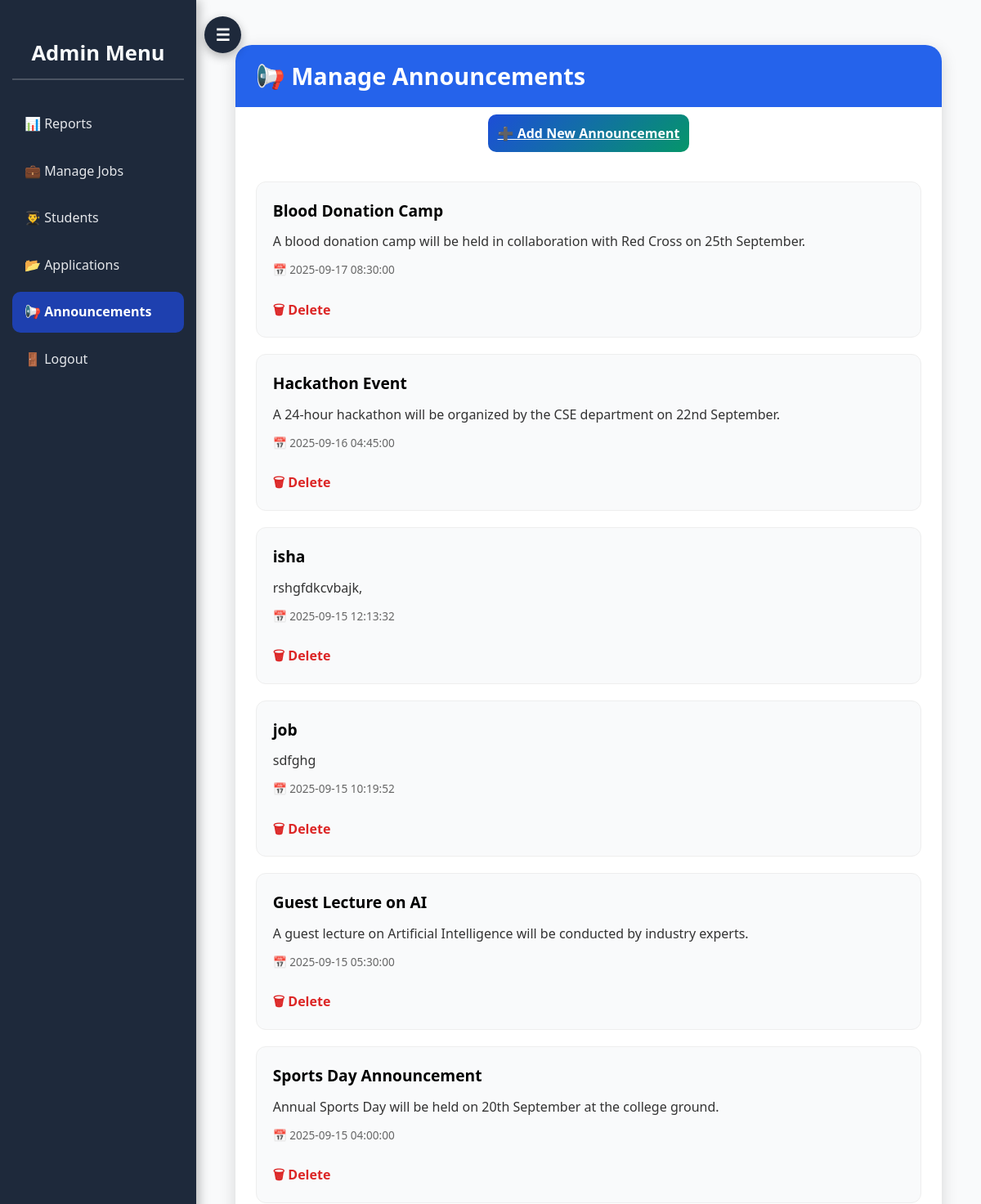
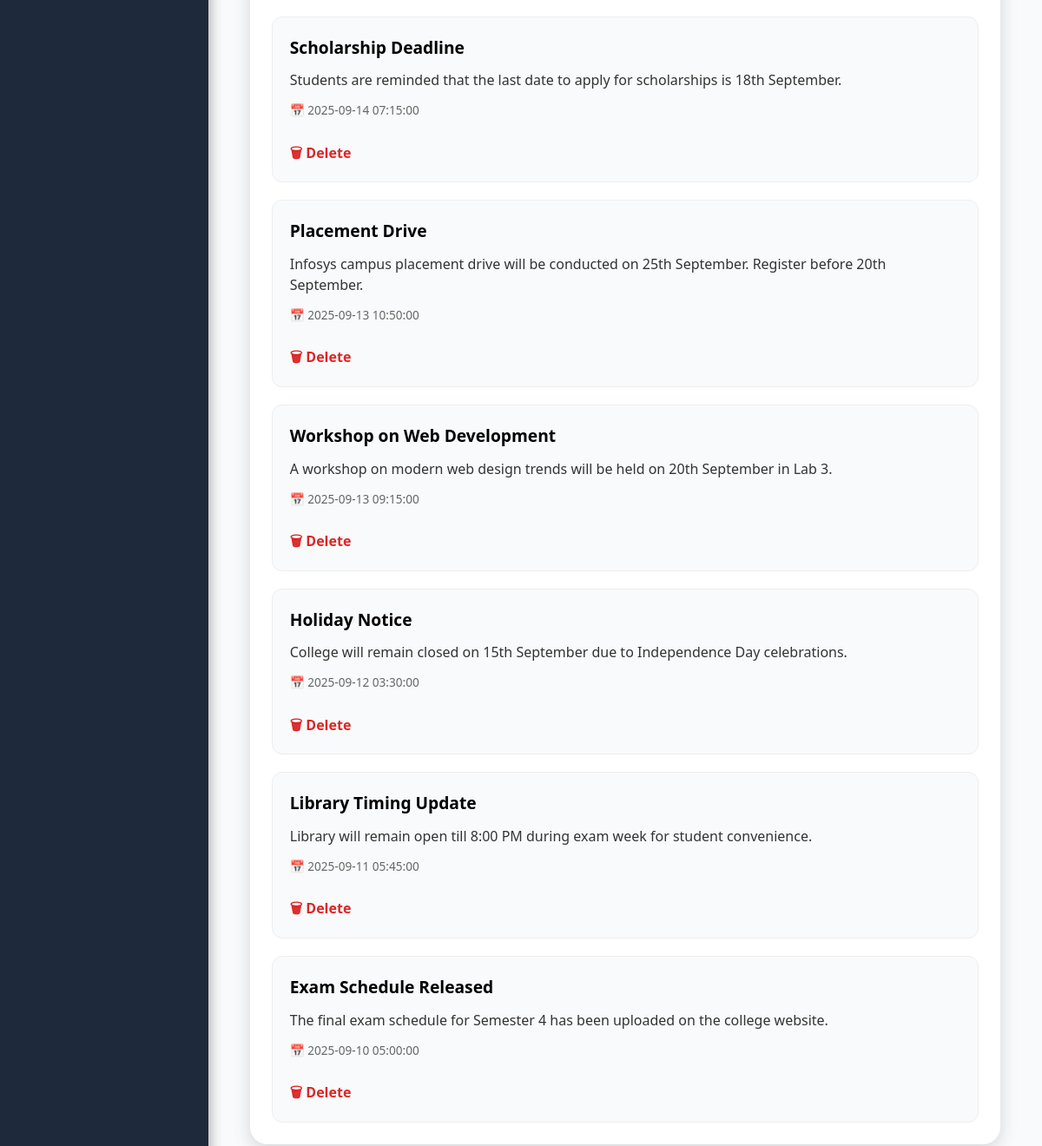
The page /admin_announcements.php (signed in) on the database its author committed (2 pictures, top to bottom).
### tables this page shows
CREATE TABLE `announcements` (
  `id` int(11) NOT NULL,
  `title` varchar(150) NOT NULL,
  `message` text NOT NULL,
  `created_at` timestamp NOT NULL DEFAULT current_timestamp()
);

### admin_announcements.php (the view, shortened to what this page needs)
<?php
require_once __DIR__ . '/dp.php';
$sql = "SELECT * FROM announcements ORDER BY created_at DESC";
$result = $conn->query($sql);
?>
<!DOCTYPE html>
<html lang="en">
<head>
    <link rel="stylesheet" href="style.css">
</head>
<body>
<div class="sidebar" id="adminSidebar">
    <h2>Admin Menu</h2>
    <a href="admin_dashboard.php?page=reports">📊 Reports</a>
    <a href="admin_dashboard.php?page=jobs">💼 Manage Jobs</a>
    <a href="admin_dashboard.php?page=students">👨‍🎓 Students</a>
    <a href="admin_dashboard.php?page=applications">📂 Applications</a>
    <a href="admin_dashboard.php?page=announcements" class="active">📢 Announcements</a>
    <a href="logout.php">🚪 Logout</a>
</div>
<button class="sidebar-toggle" id="sidebarToggle" onclick="toggleSidebar()">
    <span class="toggle-icon">☰</span>
</button>
<div class="content" id="mainContent">
    <div class="announcement-container">
        <div class="announcement-header">
            <h1>📢 Manage Announcements</h1>
        </div>
        <div style="padding:20px; text-align:center;">
            <a href="admin_add_announcement.php" class="btn-post">➕ Add New Announcement</a>
        </div>
        <div class="announcement-feed">
            <?php if ($result && $result->num_rows > 0): ?>
                <?php while ($row = $result->fetch_assoc()): ?>
                    <div class="announcement-card">
                        <h3><?= htmlspecialchars($row['title']) ?></h3>
                        <p><?= htmlspecialchars($row['message']) ?></p>
                        <div class="date">
                            📅 <?= $row['created_at'] ?>
                        </div>
                        <br>
                        <a href="admin_announcements.php?delete_id=<?= $row['id'] ?>"
                        onclick="return confirm('⚠ Are you sure you want to delete this announcement?');"
                        style="color:#dc2626; font-weight:bold; text-decoration:none;">
                            🗑 Delete
                        </a>
                    </div>
                <?php endwhile; ?>
            <?php else: ?>
                <div class="announcement-card">
                    <p>No announcements found.</p>
                </div>
            <?php endif; ?>
        </div>
    </div>
</div>
</body>
</html>

### style.css (style rules this page uses)
body { font-family: Arial, sans-serif; background-color: #f4f6fa; color: #111; line-height: 1.6; }
* { margin: 0; padding: 0; box-sizing: border-box; }
body { font-family: 'Segoe UI', sans-serif; margin: 0; padding: 0; background: #f8fafc; color: #333; }
body { font-family: 'Segoe UI', sans-serif; margin: 0; padding: 0; color: #333; background: #f8fafc; }
.announcement-container { max-width: 900px; width: 95%; margin: 30px auto; padding: 0; border-radius: 20px; background: #ffffff; box-shadow: 0 6px 20px rgba(0, 0, 0, 0.15); overflow: hidden; animation: fadeInUp 0.8s ease forwards; }
.announcement-header { background: #2563eb; color: #fff; padding: 15px 25px; }
.announcement-header h1 { margin: 0; font-size: 1.8rem; display: flex; align-items: center; gap: 10px; }
.btn-post { background: linear-gradient(135deg, #1d4ed8, #059669); border: none; padding: 12px; font-size: 1rem; color: #fff; font-weight: bold; border-radius: 10px; cursor: pointer; transition: background 0.3s ease; }
.announcement-feed { display: grid; gap: 20px; padding: 25px; }
.announcement-card { background: #f9fafb; padding: 20px; border-radius: 12px; border: 1px solid #eee; transition: transform 0.2s ease, box-shadow 0.2s ease; }
.announcement-card h3 { margin: 0 0 10px; font-size: 1.2rem; color: #000; }
.announcement-card p { margin: 0 0 12px; line-height: 1.5; color: #333; }
.date { font-size: 0.85rem; color: #666; display: flex; align-items: center; gap: 6px; }
body { font-family: 'Segoe UI', Tahoma, Geneva, Verdana, sans-serif; margin: 0; padding: 0; background: #f8fafc; color: #333; }
h2 { text-align: center; padding: 20px; font-size: 28px; font-weight: 600; color: #000000; border-bottom: 2px solid #e5e7eb; margin-bottom: 20px; }
.sidebar { width: 240px; background: #1e293b; color: #fff; position: fixed; top: 0; bottom: 0; left: 0; padding: 25px 15px; box-shadow: 4px 0 12px rgba(0, 0, 0, 0.25); display: flex; flex-direction: column; transition: all 0.3s ease; z-index: 1000; }
.sidebar-toggle { position: fixed; left: 250px; top: 20px; background: #1e293b; color: #fff; border: none; width: 45px; height: 45px; border-radius: 50%; cursor: pointer; display: flex; align-items: center; justify-content: center; box-shadow: 0 4px 12px rgba(0, 0, 0, 0.3); transition: all 0.3s ease; z-index: 1001; }
.sidebar-toggle .toggle-icon { font-size: 20px; font-weight: bold; }
.sidebar h2 { text-align: center; font-size: 1.6rem; font-weight: 700; margin-bottom: 25px; padding-bottom: 10px; border-bottom: 2px solid rgba(255,255,255,0.2); color: #f8fafc; }
.sidebar a { display: flex; align-items: center; gap: 12px; color: #e5e7eb; padding: 12px 15px; text-decoration: none; border-radius: 10px; font-weight: 500; transition: all 0.3s ease; margin: 4px 0; }
.sidebar a.active { background: #1e40af; color: #fff; font-weight: 600; }
.content { margin-left: 240px; padding: 25px; background: #f9fafb; min-height: 100vh; transition: all 0.3s ease; }
body { font-family: 'Segoe UI', Tahoma, Geneva, Verdana, sans-serif; margin: 0; padding: 0; background-color: #f4f7fc; color: #333; }

### rows shown on the page
announcements: title "Blood Donation Camp", message "A blood donation camp will be held in collaboration with Red Cross on 25th September.", created_at "2025-09-17 08:30:00"
announcements: title "Hackathon Event", message "A 24-hour hackathon will be organized by the CSE department on 22nd September.", created_at "2025-09-16 04:45:00"
announcements: title "isha", message "rshgfdkcvbajk,", created_at "2025-09-15 12:13:32"
announcements: title "job", message "sdfghg", created_at "2025-09-15 10:19:52"
announcements: title "Guest Lecture on AI", message "A guest lecture on Artificial Intelligence will be conducted by industry experts.", created_at "2025-09-15 05:30:00"
announcements: title "Sports Day Announcement", message "Annual Sports Day will be held on 20th September at the college ground.", created_at "2025-09-15 04:00:00"
announcements: title "Scholarship Deadline", message "Students are reminded that the last date to apply for scholarships is 18th September.", created_at "2025-09-14 07:15:00"
announcements: title "Placement Drive", message "Infosys campus placement drive will be conducted on 25th September. Register before 20th September.", created_at "2025-09-13 10:50:00"
announcements: title "Workshop on Web Development", message "A workshop on modern web design trends will be held on 20th September in Lab 3.", created_at "2025-09-13 09:15:00"
announcements: title "Holiday Notice", message "College will remain closed on 15th September due to Independence Day celebrations.", created_at "2025-09-12 03:30:00"
announcements: title "Library Timing Update", message "Library will remain open till 8:00 PM during exam week for student convenience.", created_at "2025-09-11 05:45:00"
announcements: title "Exam Schedule Released", message "The final exam schedule for Semester 4 has been uploaded on the college website.", created_at "2025-09-10 05:00:00"
